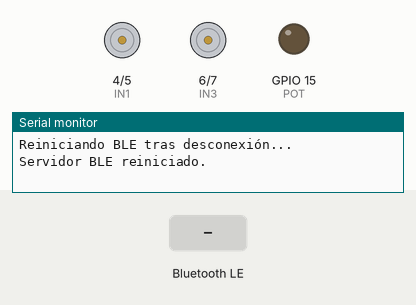
This sketch was run on a simulated ESP32-S3. Parts: motor-driver pin pairs drawn as motors (green arrow = first pin HIGH = forward, orange = second pin HIGH = backward, longer = more drive, scaled by the enable pin), output pins drawn as LEDs (lit = HIGH), the last lines printed to the serial monitor. The inputs (shaded band) are chosen by the test bench. Nothing arrives over Bluetooth unless stated; a phone connects over Bluetooth LE 3 s after start.

Above: at 1.2 s.
1.3 s: Bluetooth LE write "W1" received
At 3.8 s:
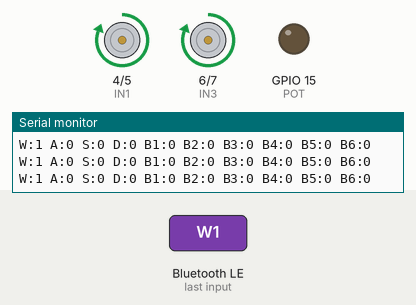
4.3 s: Bluetooth LE write "W0" received
At 5.1 s:
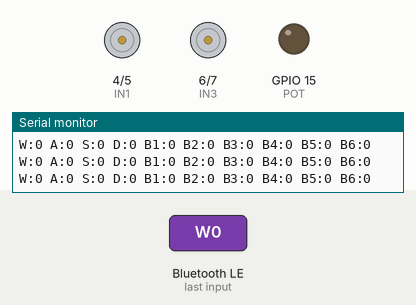
5.8 s: Bluetooth LE write "S1" received
At 6.6 s:
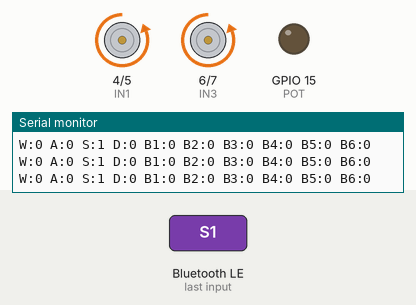
7.3 s: Bluetooth LE write "W1" received
At 8.1 s:
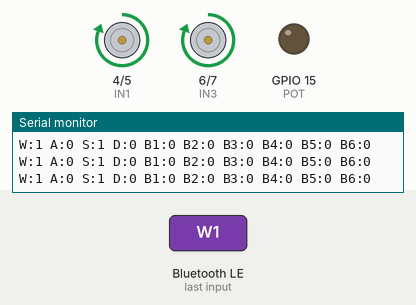
Timing chart, 0 to 9.8 s (numbered marks = the images above; inputs shaded):
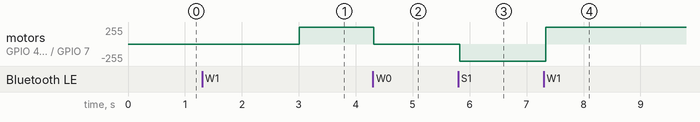

The sketch:

carro_ble.ino
```cpp
/////////////////////////////////////////////////////////////////////////////////////////////////////////////
/*

  Creado por @nobrayan
  Carro de Combate
  en conjunto con MandoBLE.apk

*/
/////////////////////////////////////////////////////////////////////////////////////////////////////////////

#include <Arduino.h>
#include <BLEDevice.h>
#include <BLEServer.h>
#include <BLEUtils.h>
#include <BLECharacteristic.h>

/////////////////////////////////////////////////////////////////////////////////////////////////////////////

// NOMBRE DE LA CONEXION BLUETOOTH (CAMBIAR)
String NOMBRE = "NOMBRE";

// Pines del puente H
// MOTOR 1
const int IN1 = 4;
const int IN2 = 5;
const int ENA = 16;
// MOTOR 2
const int IN3 = 6;
const int IN4 = 7;
const int ENB = 17;

// ARMA
const int POT = 15;

// WASD
bool W = 0; // Adelante
bool S = 0; // Atras
bool A = 0; // Izquierda
bool D = 0; // Derecha

// BOTONES
bool B_1 = 0; // B1
bool B_2 = 0; // B2
bool B_3 = 0; // B3
bool B_4 = 0; // B1
bool B_5 = 0; // B2
bool B_6 = 0; // B3

/////////////////////////////////////////////////////////////////////////////////////////////////////////////

// UUIDs para el servicio y la característica
#define SERVICE_UUID        "12345678-1234-1234-1234-123456789abc" // Cambia según tus necesidades
#define CHARACTERISTIC_UUID "abcdef01-1234-1234-1234-123456789abc" // Cambia según tus necesidades

bool Arma1 = 0;
int contBot1 = 0;

BLEServer *pServer = nullptr;
BLECharacteristic *pCharacteristic = nullptr;
bool deviceConnected = false;
bool restartedAfterDisconnect = false; // Bandera para evitar múltiples reinicios
String receivedMessage = ""; // Variable global para almacenar el mensaje recibido

/////////////////////////////////////////////////////////////////////////////////////////////////////////////

void Motores() {
  // ADELANTE
  if (W == 1) {
    digitalWrite(IN1, 1);
    digitalWrite(IN2, 0);
    digitalWrite(IN3, 1);
    digitalWrite(IN4, 0);
    analogWrite(ENA, 255);
    analogWrite(ENB, 255);
  }
  // ATRAS
  else if (S == 1) {
    digitalWrite(IN1, 0);
    digitalWrite(IN2, 1);
    digitalWrite(IN3, 0);
    digitalWrite(IN4, 1);
    analogWrite(ENA, 255);
    analogWrite(ENB, 255);
  }
  // IZQUIERDA
  else if (A == 1) {
    digitalWrite(IN1, 0);
    digitalWrite(IN2, 1);
    digitalWrite(IN3, 1);
    digitalWrite(IN4, 0);
    analogWrite(ENA, 255);
    analogWrite(ENB, 255);
  }
  // DERECHA
  else if (D == 1) {
    digitalWrite(IN1, 1);
    digitalWrite(IN2, 0);
    digitalWrite(IN3, 0);
    digitalWrite(IN4, 1);
    analogWrite(ENA, 255);
    analogWrite(ENB, 255);
  }
  // LIBRE
  else {
    digitalWrite(IN1, 0);
    digitalWrite(IN2, 0);
    digitalWrite(IN3, 0);
    digitalWrite(IN4, 0);
    analogWrite(ENA, 0);
    analogWrite(ENB, 0);
  }
}

/////////////////////////////////////////////////////////////////////////////////////////////////////////////

void Identificacion(String m) {
  if (m == "W1") { W = 1; }
  else if (m == "W0") { W = 0; }
  if (m == "S1") { S = 1; }
  else if (m == "S0") { S = 0; }
  if (m == "A1") { A = 1; }
  else if (m == "A0") { A = 0; }
  if (m == "D1") { D = 1; }
  else if (m == "D0") { D = 0; }

  if (m == "B11") { B_1 = 1; }
  else if (m == "B10") { B_1 = 0; }
  if (m == "B21") { B_2 = 1; }
  else if (m == "B20") { B_2 = 0; }
  if (m == "B31") { B_3 = 1; }
  else if (m == "B30") { B_3 = 0; }
  if (m == "B41") { B_4 = 1; }
  else if (m == "B40") { B_4 = 0; }
  if (m == "B51") { B_5 = 1; }
  else if (m == "B50") { B_5 = 0; }
  if (m == "B61") { B_6 = 1; }
  else if (m == "B60") { B_6 = 0; }
}

/////////////////////////////////////////////////////////////////////////////////////////////////////////////

// Callback para manejar conexión y desconexión
class MyServerCallbacks : public BLEServerCallbacks {
  void onConnect(BLEServer* pServer) {
    Serial.println("Dispositivo conectado");
    deviceConnected = true;
    restartedAfterDisconnect = false; // Reinicia la bandera al conectarse
  }

  void onDisconnect(BLEServer* pServer) {
    Serial.println("Dispositivo desconectado");
    deviceConnected = false;
    // Permitir nuevas conexiones
    pServer->startAdvertising();
  }
};

// Callback para manejar escritura en la característica
class MyCharacteristicCallbacks : public BLECharacteristicCallbacks {
  void onWrite(BLECharacteristic *pCharacteristic) {
    String value = pCharacteristic->getValue();
    if (value.length() > 0) {
      // Guardar el mensaje recibido en la variable global
      receivedMessage = value;

      Identificacion(receivedMessage);

      //Serial.print("Datos recibidos: ");
      //Serial.println(receivedMessage);
    }
  }
};

/////////////////////////////////////////////////////////////////////////////////////////////////////////////

void setup() {
  // Configuración inicial
  Serial.begin(115200);
  Serial.println("Iniciando servidor BLE...");

  pinMode(IN1, OUTPUT);
  pinMode(IN2, OUTPUT);
  pinMode(IN3, OUTPUT);
  pinMode(IN4, OUTPUT);
  pinMode(POT, OUTPUT);

  digitalWrite(IN1, 0);
  digitalWrite(IN2, 0);
  digitalWrite(IN3, 0);
  digitalWrite(IN4, 0);
  analogWrite(ENA, 0);
  analogWrite(ENB, 0);
  digitalWrite(POT, 0);

  // Inicializar BLE
  BLEDevice::init(NOMBRE); // Cambia el nombre según prefieras
  pServer = BLEDevice::createServer();
  pServer->setCallbacks(new MyServerCallbacks());

  // Crear el servicio y la característica
  BLEService *pService = pServer->createService(SERVICE_UUID);
  pCharacteristic = pService->createCharacteristic(
    CHARACTERISTIC_UUID,
    BLECharacteristic::PROPERTY_READ | BLECharacteristic::PROPERTY_WRITE
  );

  // Configurar callbacks para manejar los datos recibidos
  pCharacteristic->setCallbacks(new MyCharacteristicCallbacks());

  // Iniciar el servicio y empezar a anunciar
  pService->start();
  pServer->getAdvertising()->start();
  Serial.println("Servidor BLE iniciado y en espera de conexiones...");
}

void loop() {
  // Si no hay conexión y aún no se ha reiniciado después de la desconexión
  if (!deviceConnected && !restartedAfterDisconnect) {
    Serial.println("Reiniciando BLE tras desconexión...");
    restartedAfterDisconnect = true; // Evitar múltiples reinicios

    // Detener publicidad y liberar BLE
    pServer->getAdvertising()->stop();
    BLEDevice::deinit();

    // Reiniciar el servidor BLE
    BLEDevice::init(NOMBRE);
    pServer = BLEDevice::createServer();
    pServer->setCallbacks(new MyServerCallbacks());

    // Configurar el servicio y la característica nuevamente
    BLEService *pService = pServer->createService(SERVICE_UUID);
    pCharacteristic = pService->createCharacteristic(
      CHARACTERISTIC_UUID,
      BLECharacteristic::PROPERTY_READ | BLECharacteristic::PROPERTY_WRITE
    );
    pCharacteristic->setCallbacks(new MyCharacteristicCallbacks());

    // Reiniciar servicio y publicidad
    pService->start();
    pServer->getAdvertising()->start();

    Serial.println("Servidor BLE reiniciado.");
  }

  if (deviceConnected) {
    Serial.println("W:" + String(W) + " A:" + String(A) + " S:" + String(S) + " D:" + String(D) + " B1:" + String(B_1) + " B2:" + String(B_2) + " B3:" + String(B_3) + " B4:" + String(B_4) + " B5:" + String(B_5) + " B6:" + String(B_6));

    Motores();
    if (contBot1 != 0) {
      contBot1++;
      if (contBot1 == 6) { contBot1 = 0; }
    }
    else {
      if (B_1 == 0) {}
      else {
        contBot1++;
        Arma1 = !Arma1;
        digitalWrite(POT, Arma1);
      }
    }
  }
  else {
    digitalWrite(IN1, 0);
    digitalWrite(IN2, 0);
    digitalWrite(IN3, 0);
    digitalWrite(IN4, 0);
    analogWrite(ENA, 0);
    analogWrite(ENB, 0);
    digitalWrite(POT, 0);
  }

  delay(50);
}
```

Measured:
- after the input at 1.3 s, motor on GPIO 4 (IN1) / GPIO 5 (IN2), motor on GPIO 6 (IN3) / GPIO 7 (IN4): stopped → forward 255/255 after 1.7 s
- after the input at 4.3 s, motor on GPIO 4 (IN1) / GPIO 5 (IN2), motor on GPIO 6 (IN3) / GPIO 7 (IN4): forward 255/255 → stopped at once
- after the input at 5.8 s, motor on GPIO 4 (IN1) / GPIO 5 (IN2), motor on GPIO 6 (IN3) / GPIO 7 (IN4): stopped → backward 255/255 at once
- after the input at 7.3 s, motor on GPIO 4 (IN1) / GPIO 5 (IN2), motor on GPIO 6 (IN3) / GPIO 7 (IN4): backward 255/255 → forward 255/255 at once
